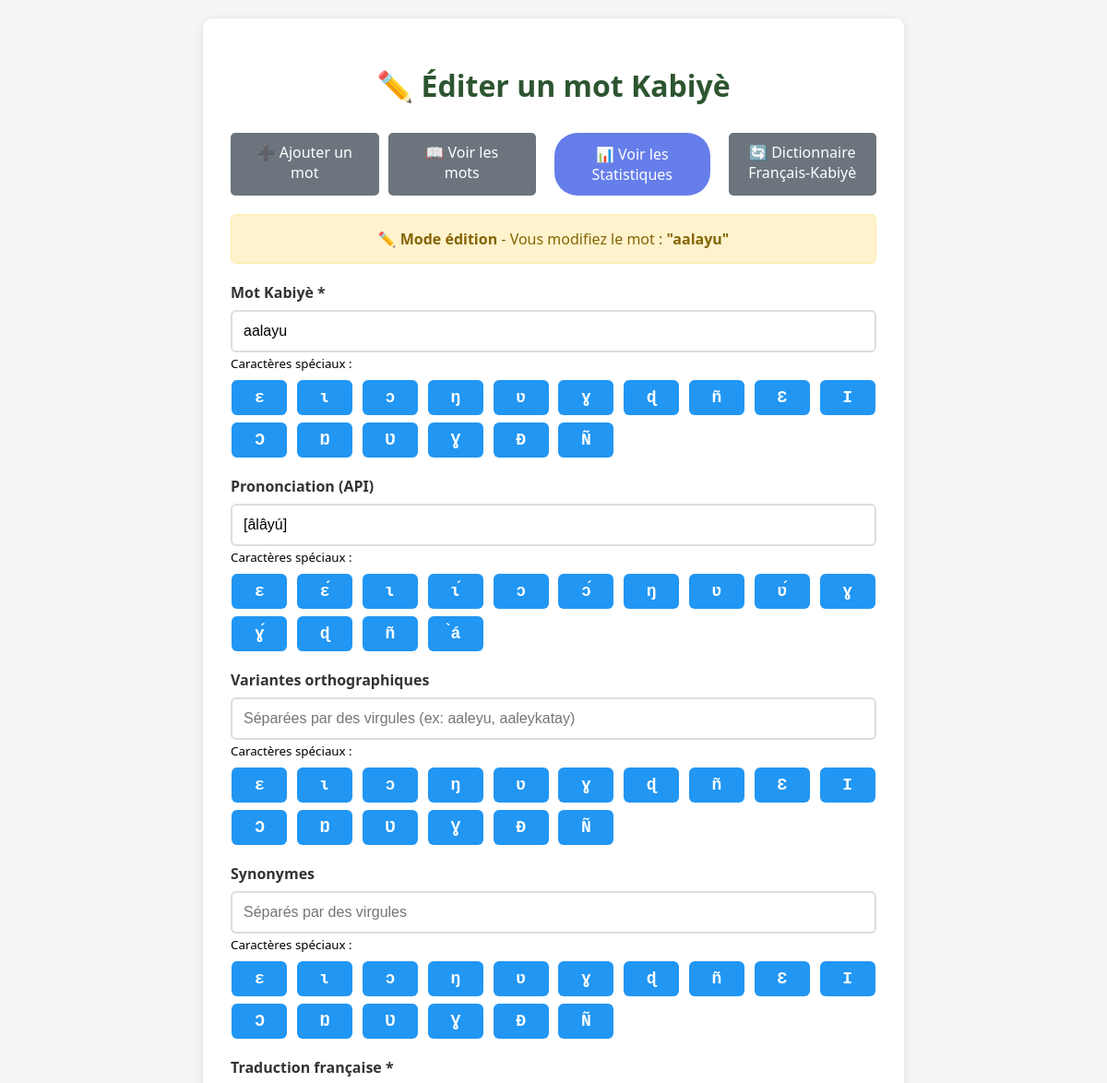
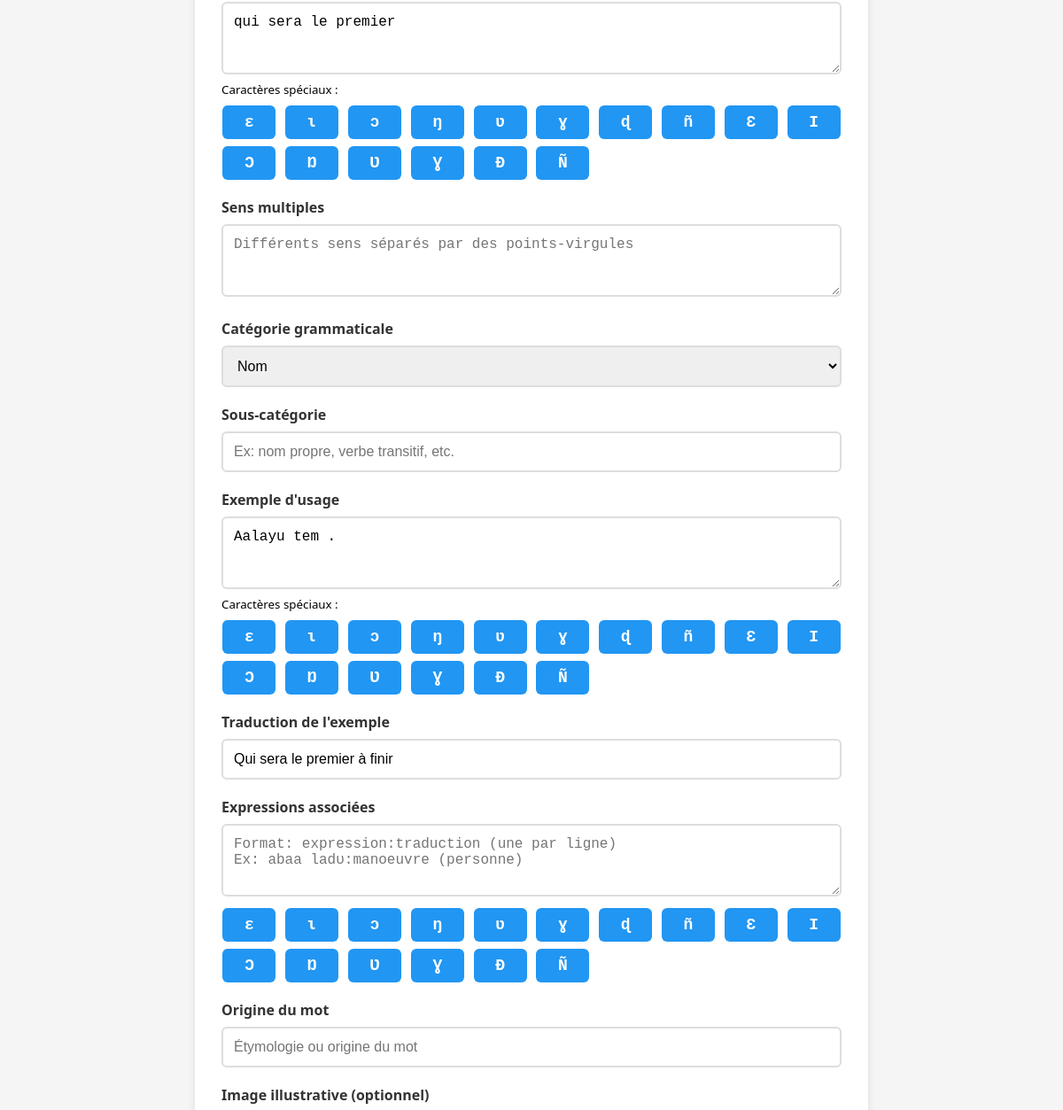
The page /editer/1 (upper part) on the database as committed earlier (2 pictures, top to bottom).
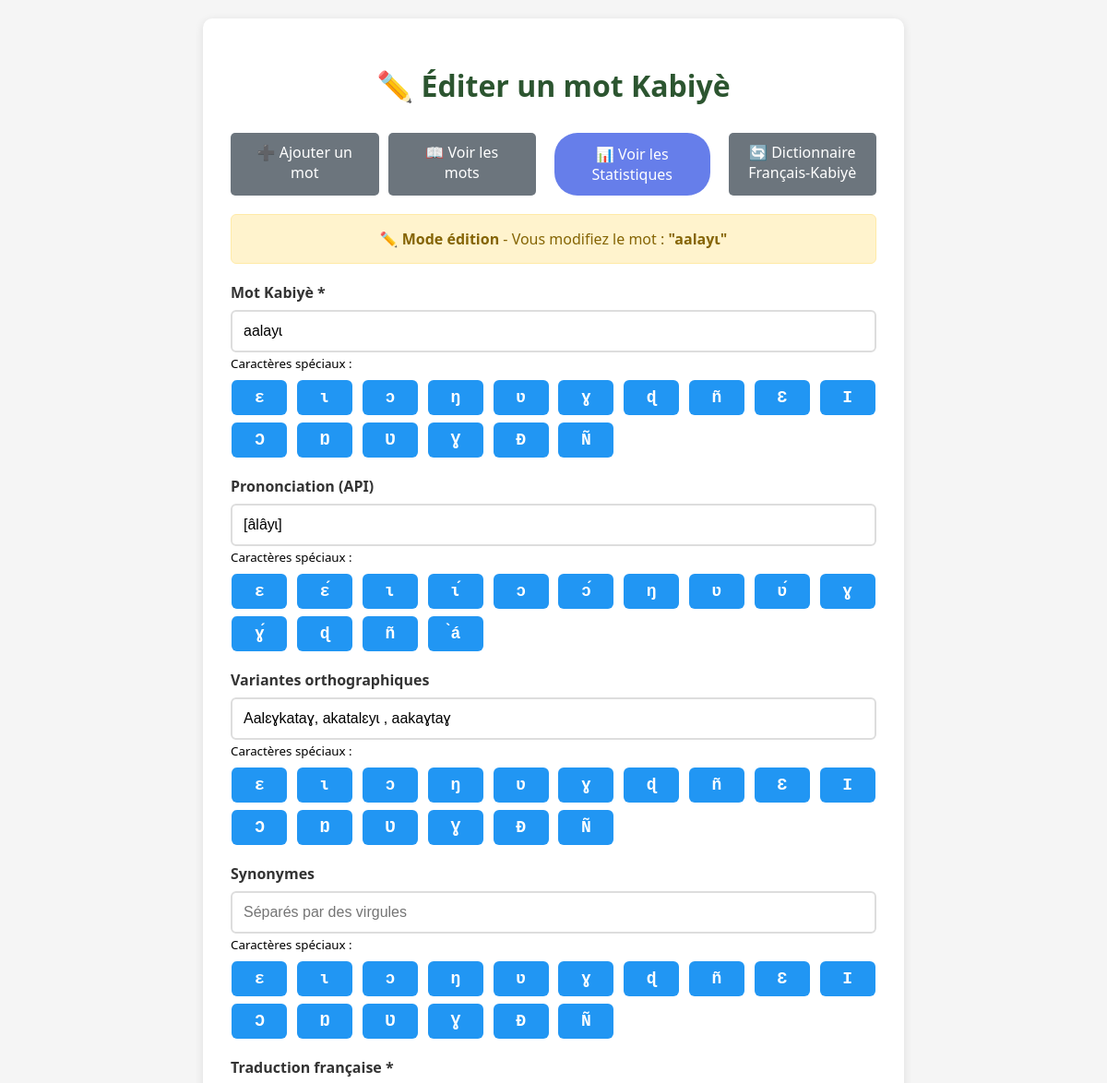
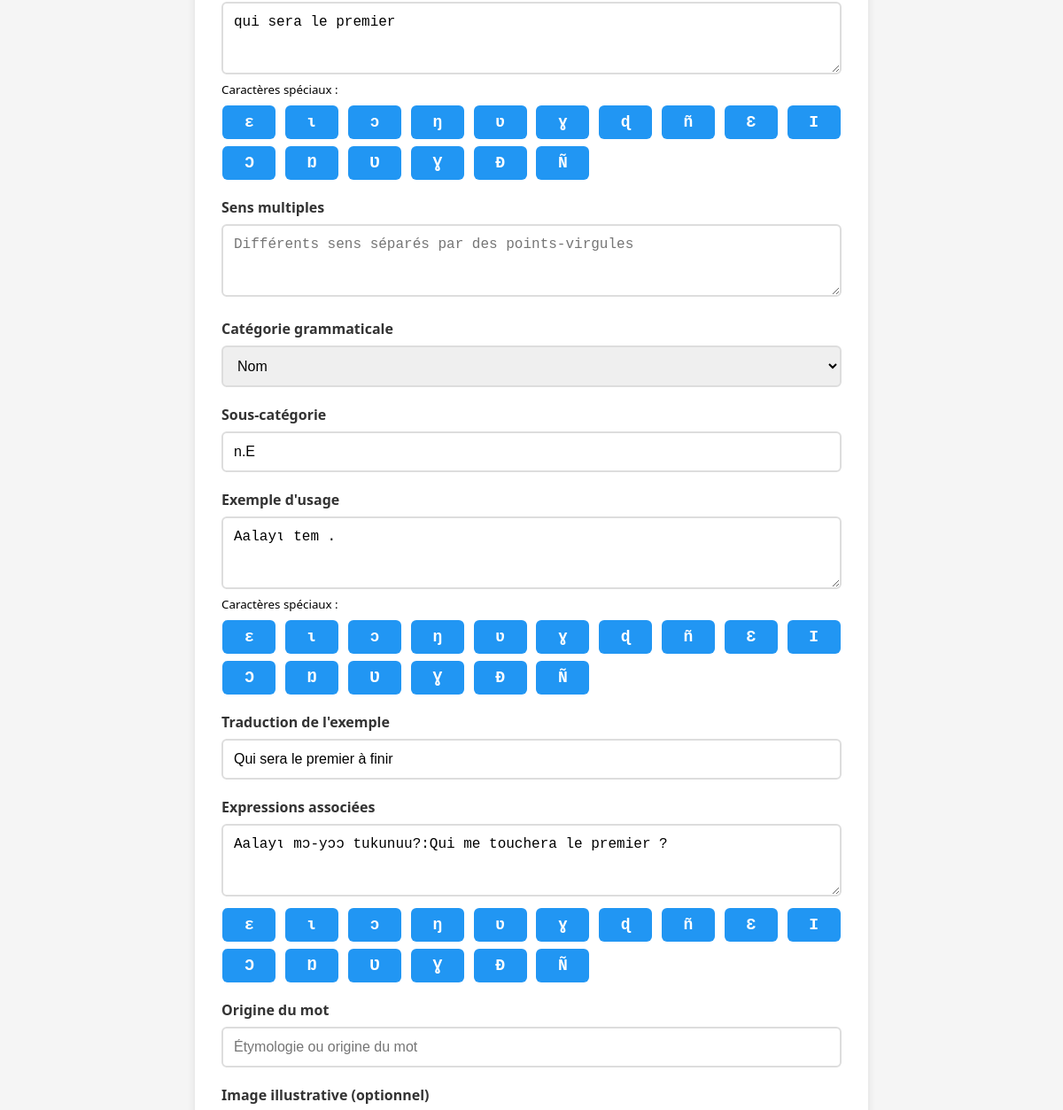
The same page on the database as committed later (2 pictures, top to bottom).
### database.py (models this page shows)
class MotKabye(Base):
    __tablename__ = 'mots_kabye'
    id = Column(Integer, primary_key=True)
    mot_kabye = Column(String(255), nullable=False)
    variantes_orthographiques = Column(Text)
    api = Column(String(100))
    traduction_francaise = Column(String(500), nullable=False)
    sens_multiple = Column(Text)
    synonymes = Column(Text)
    categorie_grammaticale = Column(String(100))
    sous_categorie = Column(String(100))
    origine_mot = Column(Text)
    exemple_usage = Column(Text)
    traduction_exemple = Column(Text)
    expressions_associees = Column(Text)
    notes_usage = Column(Text)
    image_url = Column(Text)
    verifie_par = Column(String(100))
    date_ajout = Column(DateTime, default=datetime.now)
    date_modification = Column(DateTime, default=datetime.now, onupdate=datetime.now)
    statut_validation = Column(String(50), default='en_attente')  # en_attente, valide, a_reviser, rejete
    notes_validation = Column(Text)
    date_validation = Column(DateTime)
    __table_args__ = (
        Index('idx_statut_validation', 'statut_validation'),
        Index('idx_verifie_par', 'verifie_par'),
    )

### app.py (the view)
@app.route('/editer/<int:mot_id>')
def editer_mot(mot_id):
    session = get_session()
    try:
        mot = session.query(MotKabye).filter(MotKabye.id == mot_id).first()
        if not mot:
            return "Mot non trouvé", 404
        print(f"DEBUG - sens_multiple raw: {mot.sens_multiple}")
        print(f"DEBUG - sens_multiple type: {type(mot.sens_multiple)}")
        print(f"DEBUG - json_to_list result: {json_to_list(mot.sens_multiple)}")
        mot_dict = {
            'id': mot.id,
            'mot_kabye': mot.mot_kabye,
            'variantes_orthographiques': ', '.join(json_to_list(mot.variantes_orthographiques)) if mot.variantes_orthographiques else '',
            'api': mot.api or '',
            'traduction_francaise': mot.traduction_francaise or '',
            'sens_multiple': '; '.join(json_to_list(mot.sens_multiple)) if mot.sens_multiple else '',
            'synonymes': ', '.join(json_to_list(mot.synonymes)) if mot.synonymes else '',
            'categorie_grammaticale': mot.categorie_grammaticale or '',
            'sous_categorie': mot.sous_categorie or '',
            'origine_mot': mot.origine_mot or '',
            'exemple_usage': mot.exemple_usage or '',
            'traduction_exemple': mot.traduction_exemple or '',
            'expressions_associees': json_to_list(mot.expressions_associees),
            'notes_usage': mot.notes_usage or '',
            'image_url': mot.image_url or '',
            'verifie_par': mot.verifie_par or '',
            'date_ajout': mot.date_ajout.strftime("%Y-%m-%d %H:%M:%S") if mot.date_ajout else '',
            'date_modification': mot.date_modification.strftime("%Y-%m-%d %H:%M:%S") if mot.date_modification else ''
        }
        return render_template('formulaire.html', mot=mot_dict, edition=True)
    finally:
        session.close()

### database.py (called while the page is built)
def get_database_url():
    if 'DATABASE_URL' in os.environ:
        return os.environ['DATABASE_URL']
    return 'sqlite:///dictionnaire.db'

def init_db():
    engine = create_engine(get_database_url())
    Base.metadata.create_all(engine)
    return engine

def get_session():
    engine = init_db()
    Session = sessionmaker(bind=engine)
    return Session()

### utils/helpers.py (called while the page is built)
def json_to_list(data):
    if not data:
        return []
    try:
        if isinstance(data, list):
            return data
        return json.loads(data)
    except json.JSONDecodeError:
        if isinstance(data, str):
            if ';' in data:
                return [item.strip() for item in data.split(';') if item.strip()]
            return [data.strip()] if data.strip() else []
        return []

### templates/formulaire.html (shortened to what the changed rows need)
<!DOCTYPE html>
<html lang="fr">
<head>
</head>
<body>
    <div class="container">
        <h1>{% if edition %}✏️ Éditer{% else %}📝 Ajouter{% endif %} un mot Kabiyè</h1>
        {% if edition and mot %}
        <div class="edition-banner">
            <strong>✏️ Mode édition</strong> - Vous modifiez le mot : <strong>"{{ mot.mot_kabye }}"</strong>
        </div>
        {% endif %}
        <form id="formMot">
            <form id="formMot" enctype="multipart/form-data">
            <div class="form-group">
                <label for="mot_kabye">Mot Kabiyè *</label>
                <input type="text" id="mot_kabye" name="mot_kabye" required
                       value="{{ mot.mot_kabye if mot else '' }}"
                       placeholder="Ex: aalayu">
                <small>Caractères spéciaux :</small>
                <div class="caracteres-speciaux" data-target="mot_kabye">
                    <button type="button" class="btn-special">ɛ</button>
                    <button type="button" class="btn-special">ɩ</button>
                    <button type="button" class="btn-special">ɔ</button>
                    <button type="button" class="btn-special">ŋ</button>
                    <button type="button" class="btn-special">ʋ</button>
                    <button type="button" class="btn-special">ɣ</button>
                    <button type="button" class="btn-special">ɖ</button>
                    <button type="button" class="btn-special">ñ</button>
                    <button type="button" class="btn-special">Ɛ</button>
                    <button type="button" class="btn-special">Ɩ</button>
                    <button type="button" class="btn-special">Ɔ</button>
                    <button type="button" class="btn-special">Ŋ</button>
                    <button type="button" class="btn-special">Ʋ</button>
                    <button type="button" class="btn-special">Ɣ</button>
                    <button type="button" class="btn-special">Ɖ</button>
                    <button type="button" class="btn-special">Ñ</button>
                </div>
            </div>
            <div class="form-group">
                <label for="api">Prononciation (API)</label>
                <input type="text" id="api" name="api"
                       value="{{ mot.api if mot else '' }}"
                       placeholder="Ex: [âlâyú]">
                <small>Caractères spéciaux :</small>
                <div class="caracteres-speciaux" data-target="api">
                    <button type="button" class="btn-special">ɛ</button>
                    <button type="button" class="btn-special">ɛ́</button>
                    <button type="button" class="btn-special">ɩ</button>
                    <button type="button" class="btn-special">ɩ́</button>
                    <button type="button" class="btn-special">ɔ</button>
                    <button type="button" class="btn-special">ɔ́</button>
                    <button type="button" class="btn-special">ŋ</button>
                    <button type="button" class="btn-special">ʋ</button>
                    <button type="button" class="btn-special">ʋ́</button>
                    <button type="button" class="btn-special">ɣ</button>
                    <button type="button" class="btn-special">ɣ́</button>
                    <button type="button" class="btn-special">ɖ</button>
                    <button type="button" class="btn-special">ñ</button>
                    <button type="button" class="btn-special">̀á</button>
                </div>
            </div>
            <div class="form-group">
                <label for="variantes_orthographiques">Variantes orthographiques</label>
                <input type="text" id="variantes_orthographiques" name="variantes_orthographiques"
                    value="{% if mot and mot.variantes_orthographiques %}{{ mot.variantes_orthographiques }}{% endif %}"
                    placeholder="Séparées par des virgules (ex: aaleyu, aaleykatay)">
                <small>Caractères spéciaux :</small>
                <div class="caracteres-speciaux" data-target="variantes_orthographiques">
                    <button type="button" class="btn-special">ɛ</button>
                    <button type="button" class="btn-special">ɩ</button>
                    <button type="button" class="btn-special">ɔ</button>
                    <button type="button" class="btn-special">ŋ</button>
                    <button type="button" class="btn-special">ʋ</button>
                    <button type="button" class="btn-special">ɣ</button>
                    <button type="button" class="btn-special">ɖ</button>
                    <button type="button" class="btn-special">ñ</button>
                    <button type="button" class="btn-special">Ɛ</button>
                    <button type="button" class="btn-special">Ɩ</button>
                    <button type="button" class="btn-special">Ɔ</button>
                    <button type="button" class="btn-special">Ŋ</button>
                    <button type="button" class="btn-special">Ʋ</button>
                    <button type="button" class="btn-special">Ɣ</button>
                    <button type="button" class="btn-special">Ɖ</button>
                    <button type="button" class="btn-special">Ñ</button>
                </div>
            </div>
            <div class="form-group">
                <label for="traduction_francaise">Traduction française *</label>
                <textarea id="traduction_francaise" name="traduction_francaise"
                         rows="3" required placeholder="Traduction en français">{{ mot.traduction_francaise if mot else '' }}</textarea>
                <small>Caractères spéciaux :</small>
                <div class="caracteres-speciaux" data-target="traduction_francaise">
                    <button type="button" class="btn-special">ɛ</button>
                    <button type="button" class="btn-special">ɩ</button>
                    <button type="button" class="btn-special">ɔ</button>
                    <button type="button" class="btn-special">ŋ</button>
                    <button type="button" class="btn-special">ʋ</button>
                    <button type="button" class="btn-special">ɣ</button>
                    <button type="button" class="btn-special">ɖ</button>
                    <button type="button" class="btn-special">ñ</button>
                    <button type="button" class="btn-special">Ɛ</button>
                    <button type="button" class="btn-special">Ɩ</button>
                    <button type="button" class="btn-special">Ɔ</button>
                    <button type="button" class="btn-special">Ŋ</button>
                    <button type="button" class="btn-special">Ʋ</button>
                    <button type="button" class="btn-special">Ɣ</button>
                    <button type="button" class="btn-special">Ɖ</button>
                    <button type="button" class="btn-special">Ñ</button>
                </div>
            </div>
            <div class="form-group">
                <label for="categorie_grammaticale">Catégorie grammaticale</label>
                <select id="categorie_grammaticale" name="categorie_grammaticale">
                    <option value="nom" {% if mot and mot.categorie_grammaticale == 'nom' %}selected{% endif %}>Nom</option>
                </select>
            </div>
            <div class="form-group">
                <label for="sous_categorie">Sous-catégorie</label>
                <input type="text" id="sous_categorie" name="sous_categorie"
                       value="{{ mot.sous_categorie if mot else '' }}"
                       placeholder="Ex: nom propre, verbe transitif, etc.">
            </div>
            <div class="form-group">
                <label for="exemple_usage">Exemple d'usage</label>
                <textarea id="exemple_usage" name="exemple_usage" rows="3"
                         placeholder="Phrase complète en Kabiyè avec contexte">{{ mot.exemple_usage if mot else '' }}</textarea>
                <small>Caractères spéciaux :</small>
                <div class="caracteres-speciaux" data-target="exemple_usage">
                    <button type="button" class="btn-special">ɛ</button>
                    <button type="button" class="btn-special">ɩ</button>
                    <button type="button" class="btn-special">ɔ</button>
                    <button type="button" class="btn-special">ŋ</button>
                    <button type="button" class="btn-special">ʋ</button>
                    <button type="button" class="btn-special">ɣ</button>
                    <button type="button" class="btn-special">ɖ</button>
                    <button type="button" class="btn-special">ñ</button>
                    <button type="button" class="btn-special">Ɛ</button>
                    <button type="button" class="btn-special">Ɩ</button>
                    <button type="button" class="btn-special">Ɔ</button>
                    <button type="button" class="btn-special">Ŋ</button>
                    <button type="button" class="btn-special">Ʋ</button>
                    <button type="button" class="btn-special">Ɣ</button>
                    <button type="button" class="btn-special">Ɖ</button>
                    <button type="button" class="btn-special">Ñ</button>
                </div>
            </div>
            <div class="form-group">
                <label for="traduction_exemple">Traduction de l'exemple</label>
                <input type="text" id="traduction_exemple" name="traduction_exemple"
                       value="{{ mot.traduction_exemple if mot else '' }}"
                       placeholder="Traduction française de l'exemple d'usage">
            </div>
            <div class="form-group">
                <label for="expressions_associees">Expressions associées</label>
                <textarea id="expressions_associees" name="expressions_associees" rows="3"
                    placeholder="Format: expression:traduction (une par ligne)&#10;Ex: abaa ladʋ:manoeuvre (personne)">{% if mot and mot.expressions_associees %}{% for expr in mot.expressions_associees %}{{ expr.expression }}:{{ expr.traduction }}{% if not loop.last %}&#10;{% endif %}{% endfor %}{% endif %}</textarea>
                <div class="caracteres-speciaux" data-target="expressions_associees">
                    <button type="button" class="btn-special">ɛ</button>
                    <button type="button" class="btn-special">ɩ</button>
                    <button type="button" class="btn-special">ɔ</button>
                    <button type="button" class="btn-special">ŋ</button>
                    <button type="button" class="btn-special">ʋ</button>
                    <button type="button" class="btn-special">ɣ</button>
                    <button type="button" class="btn-special">ɖ</button>
                    <button type="button" class="btn-special">ñ</button>
                    <button type="button" class="btn-special">Ɛ</button>
                    <button type="button" class="btn-special">Ɩ</button>
                    <button type="button" class="btn-special">Ɔ</button>
                    <button type="button" class="btn-special">Ŋ</button>
                    <button type="button" class="btn-special">Ʋ</button>
                    <button type="button" class="btn-special">Ɣ</button>
                    <button type="button" class="btn-special">Ɖ</button>
                    <button type="button" class="btn-special">Ñ</button>
                </div>
            </div>
        </form>
    </div>
</body>
</html>

Rows that differ between the two databases and show on the page:
changed MotKabye "qui sera le premier": mot_kabye "aalayu" → "aalayɩ"; api "[âlâyú]" → "[âlâyɩ]"; sous_categorie (not shown) → "n.E"; exemple_usage "Aalayu tem ." → "Aalayɩ tem ."
Other text that changed with them:
form field variantes_orthographiques: (not shown) → "Aalɛɣkataɣ, akatalɛyɩ , aakaɣtaɣ"
form field expressions_associees: (not shown) → "Aalayɩ mɔ-yɔɔ tukunuu?:Qui me touchera le premier ?"
